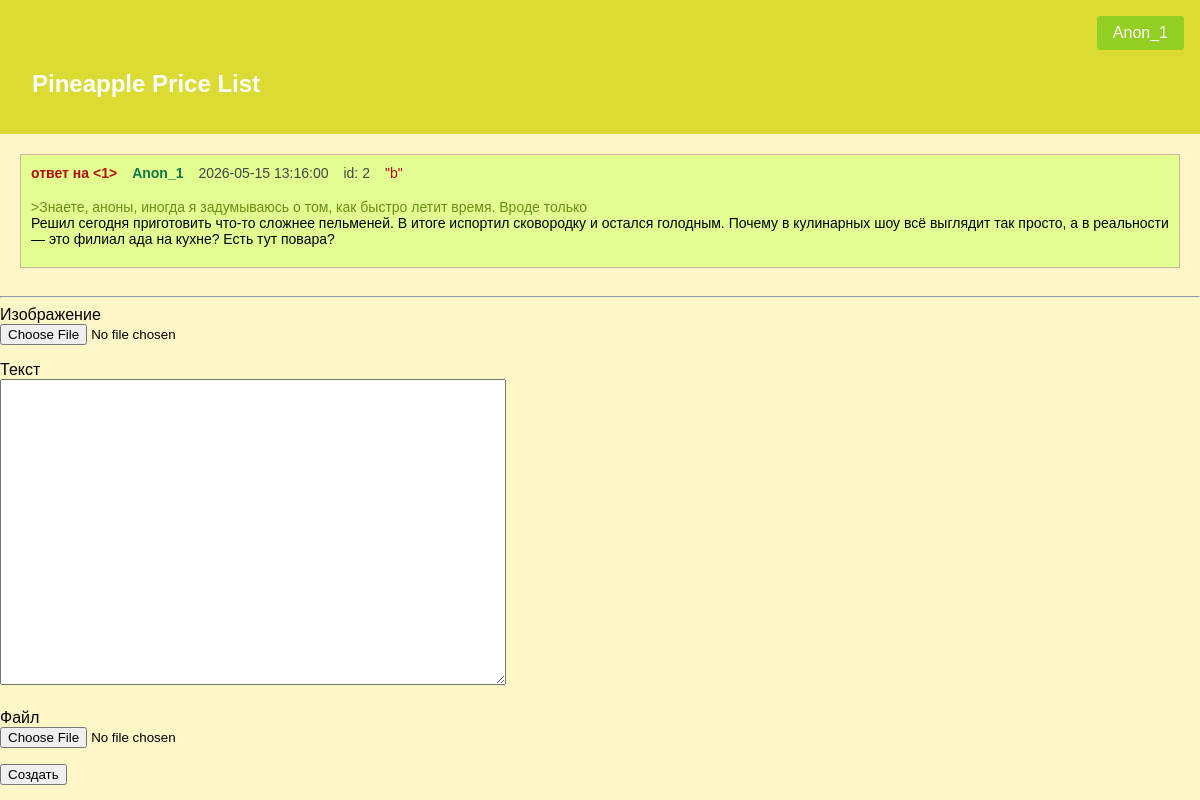
Page /post/2/reply (signed in) on the committed database.
### data/users.py (models this page shows, shortened)
class User(SqlAlchemyBase, UserMixin):
    __tablename__ = 'users'
    name = sqlalchemy.Column(sqlalchemy.String, nullable=False, primary_key=True, unique=True)
    description = sqlalchemy.Column(sqlalchemy.String, nullable=True)
    picture = sqlalchemy.Column(sqlalchemy.BLOB, nullable=True)
    hashed_password = sqlalchemy.Column(sqlalchemy.String, nullable=False)

### data/posts.py (models this page shows)
class Post(SqlAlchemyBase):
    __tablename__ = 'posts'
    id = sqlalchemy.Column(sqlalchemy.Integer, primary_key=True, autoincrement=True, unique=True, nullable=False)
    reply_to = sqlalchemy.Column(sqlalchemy.Integer, nullable=False)
    content = sqlalchemy.Column(sqlalchemy.String, nullable=False)
    image = sqlalchemy.Column(sqlalchemy.BLOB, nullable=True)
    file = sqlalchemy.Column(sqlalchemy.String, nullable=True)
    created_date = sqlalchemy.Column(sqlalchemy.Integer, default=datetime.datetime.now)
    board_on = sqlalchemy.Column(sqlalchemy.String, sqlalchemy.ForeignKey('boards.name'))
    board = orm.relationship('Board')
    created_by = sqlalchemy.Column(sqlalchemy.String, sqlalchemy.ForeignKey('users.name'))
    user = orm.relationship('User')

### main.py (the view, shortened to what this page needs)
@app.route('/post/<int:post_id>/reply', methods=['GET', 'POST'])
@login_required
def create_reply(post_id):
    post = db_sess.query(Post).filter(Post.id == post_id).first()
    d = {'id': post.id, 'reply_to': post.reply_to, 'content': post.content,
         'image': base64.b64encode(post.image).decode('utf-8') if post.image else None, 'file': post.file,
         'created_date': datetime.datetime.fromtimestamp(post.created_date / 1000.0),
         'board_on': post.board_on, 'created_by': post.created_by}
    form = ReplyForm()
    return render_template('reply.html', title='Ответ на №' + str(post.id), form=form, d=d)

### forms/replies.py
class ReplyForm(FlaskForm):
    content = TextAreaField('Текст', validators=[DataRequired()])
    image = FileField('Изображение', validators=[FileAllowed(['jpg', 'png', 'jpeg'],
                                                             'Выберите изображение')])
    file = FileField('Файл')
    submit = SubmitField('Создать')

### main.py (called while the page is built)
def format_greentext(text):
    if not text:
        return ''
    safe_text = str(escape(text))
    lines = safe_text.split('\n')
    formatted_lines = []
    for line in lines:
        if line.startswith('&gt;'):
            formatted_lines.append(f'<span class="greentext">{line}</span>')
        else:
            formatted_lines.append(line)
    return '\n'.join(formatted_lines)

@login_manager.user_loader
def load_user(name):
    return db_sess.get(User, name)

### templates/reply.html (shortened to what this page needs)
{% extends 'base.html' %}
{% block content %}
<div class="thread-start">
    <div class="post-info">
        {% if d['reply_to'] == -1 %}
        <a class="ans-src" href="/board/{{ d['board_on'] }}">
            <span class="reply-to">тред на "{{ d['board_on'] }}"</span>
        </a>
        {% else %}
        <a class="ans-src" href="/post/{{ d['reply_to'] }}">
            <span class="reply-to">ответ на <{{ d['reply_to'] }}></span>
        </a>
        {% endif %}
        <a class="usr-src" href="/user/{{ d['created_by'] }}"><span class="poster-name">{{ d['created_by'] }}</span></a>
        <span class="post-date">{{ d['created_date'] }}</span>
        <span class="post-id">id: {{ d['id'] }}</span>
        <a class="ans-src" href="/board/{{ d['board_on'] }}">"{{ d['board_on'] }}"</a>
    </div>
    <div class="post-body">
        <blockquote class="post-message">{{ d['content'] | greentext | safe }}</blockquote>
    </div>
</div>
<hr>
<form action="" method="post" enctype="multipart/form-data">
    <div>
        {{ form.image.label }}<br>
        {{ form.image(id="photo-input") }}
        <br>
    </div>
    <p>
        {{ form.content.label }}<br>
        {{ form.content(class="form-control") }}<br>
    </p>
    <div style="margin-top: 20px;">
        {{ form.file.label }}<br>
        {{ form.file() }}
    </div>
    <p>{{ form.submit(type="submit", class="btn btn-primary") }}</p>
</form>
{% endblock %}

### templates/base.html (shortened to what this page needs)
<!DOCTYPE html>
<html lang="en">
<head>
    <link rel="stylesheet" href="{{ url_for('static', filename='css/style.css') }}">
</head>
<body>
<nav class="navbar">
    <ul>
        {% if current_user.is_authenticated %}
        <a id="username" href="/user/{{ current_user.name }}">{{ current_user.name }}</a>
        {% else %}
        <p>
            <a href="/login">Вход</a>
            <a href="/register">Регистрация</a>
        </p>
        {% endif %}
    </ul>
    <h1><a href="/">Pineapple Price List</a></h1>
</nav>
{% block content %}
{% endblock %}
</body>
</html>

### static/css/style.css (style rules this page uses)
html, body { margin: 0; padding: 0; font-family: sans-serif; }
body { background-color: #fff6c7; }
nav { background-color: #dbdb34; padding: 1rem; }
hr { color: #6ceb6c; clear: both; }
nav ul { list-style: none; margin: 0; padding: 0; display: flex; justify-content: right; gap: 20px; }
nav a { text-decoration: none; color: white; font-family: Arial, sans-serif; padding: 0.5rem 1rem; transition: background 0.3s; }
#username { background-color: #93cf23; border-radius: 4px; }
.thread-start { background-color: #e2ff92; border: 1px solid #d9af9e; padding: 10px; margin: 20px; display: inline-block; min-width: 500px; font-size: 14px; }
.post-info { margin-bottom: 8px; display: flex; gap: 15px; }
.poster-name { color: #117743; font-weight: bold; }
.reply-to { color: #b10e0e; font-weight: bold; }
.post-id, .post-date { color: #444; }
.post-message { margin: 0; padding: 10px 0; white-space: pre-wrap; }
.ans-src { color: #b10e0e; text-decoration: none; }
.usr-src { color: #117743; text-decoration: none; }
#content { width: 500px; height: 300px; font-size: 16px; resize: vertical; }
.greentext { color: #6b8d14; }

### rows in the picture
User: name "Anon_1"
Post: created_by "Anon_1", content|greentext ">Знаете, аноны, иногда я задумываюсь о том, как быстро летит время. Вроде только Решил сегодня приготовить что-то сложнее пельменей. В итоге испортил сковородку и остался голодным. Почему в кулинарных шоу всё выглядит так просто, а в реальности — это филиал ада на кухне? Есть тут повара?"

### other values in the picture
{{ d['reply_to'] }} "1"
{{ d['created_date'] }} "2026-05-15 13:16:00"
{{ d['id'] }} "2"
{{ d['board_on'] }} "b"
